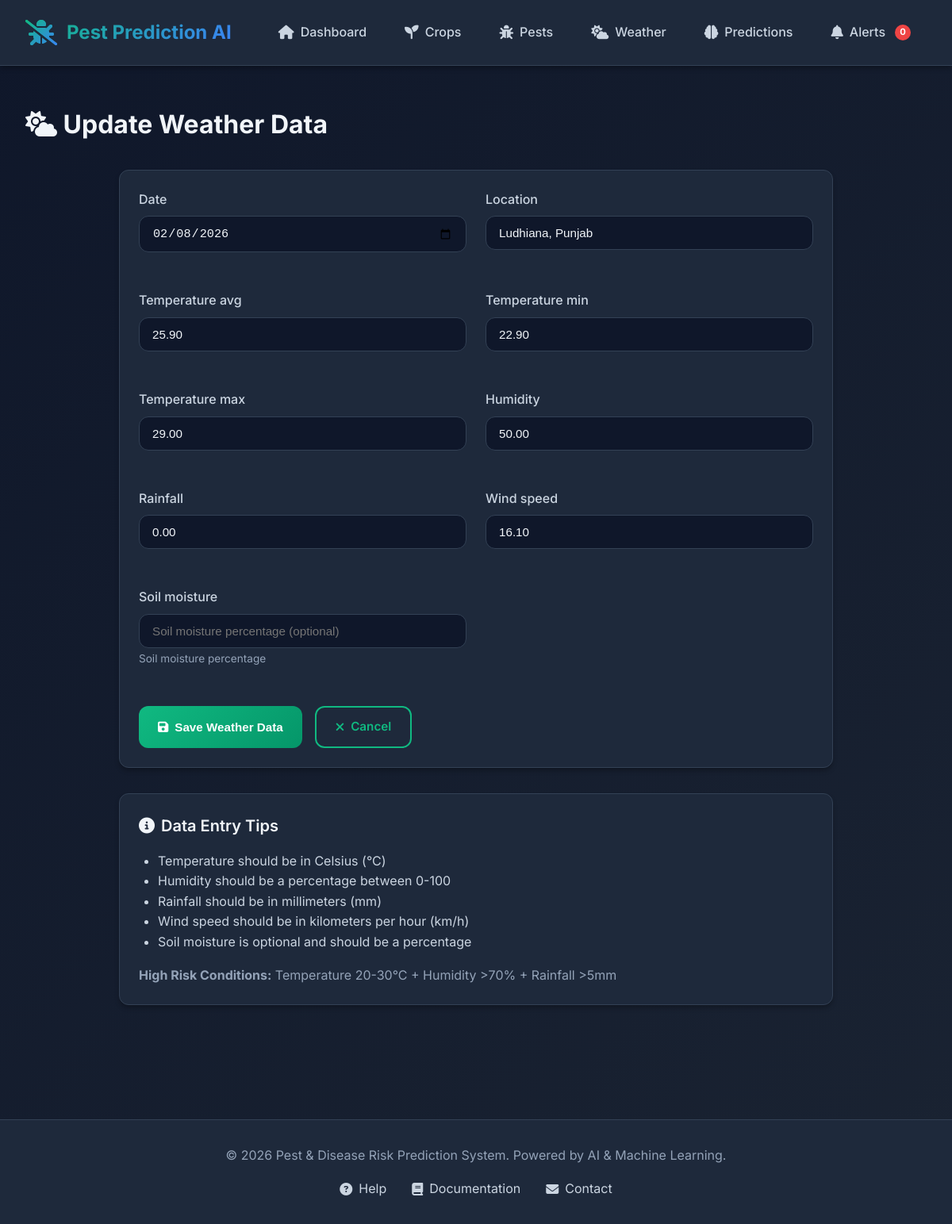
Screenshot of /weather/896/update/ with the database file from the repository.
### weather/models.py (models this page shows, shortened)
class WeatherData(models.Model):
    date = models.DateField(default=timezone.now)
    location = models.CharField(max_length=200)
    temperature_avg = models.DecimalField(max_digits=5, decimal_places=2)
    temperature_min = models.DecimalField(max_digits=5, decimal_places=2, null=True, blank=True)
    temperature_max = models.DecimalField(max_digits=5, decimal_places=2, null=True, blank=True)
    humidity = models.DecimalField(max_digits=5, decimal_places=2)
    rainfall = models.DecimalField(max_digits=8, decimal_places=2, default=0)
    wind_speed = models.DecimalField(max_digits=6, decimal_places=2, default=0)
    soil_moisture = models.DecimalField(max_digits=5, decimal_places=2, null=True, blank=True, help_text="Soil moisture percentage")
    created_at = models.DateTimeField(auto_now_add=True)
    updated_at = models.DateTimeField(auto_now=True)
    class Meta:
        ordering = ['-date']
        unique_together = ['date', 'location']

### weather/views.py (the view)
# urls.py: path('<int:pk>/update/', views.weather_update, name='weather_update'),
def weather_update(request, pk):
    weather = get_object_or_404(WeatherData, pk=pk)
    if request.method == 'POST':
        form = WeatherDataForm(request.POST, instance=weather)
        if form.is_valid():
            form.save()
            messages.success(request, 'Weather data updated successfully!')
            return redirect('weather:weather_dashboard')
    else:
        form = WeatherDataForm(instance=weather)
    return render(request, 'weather/weather_form.html', {
        'form': form,
        'action': 'Update',
        'weather': weather
    })

### templates/weather/weather_form.html (shortened to what this page needs)
{% extends 'base.html' %}
{% load static %}
{% block content %}
<div class="weather-form-page">
    <h1><i class="fas fa-cloud-sun"></i> {{ action }} Weather Data</h1>
    <div class="card" style="max-width: 900px; margin: 2rem auto;">
        <div class="card-body">
            <form method="post">
                <div class="grid grid-2">
                    {% for field in form %}
                        <div class="form-group">
                            <label class="form-label">{{ field.label }}</label>
                            {{ field }}
                            {% if field.help_text %}
                                <small style="color: var(--text-muted); font-size: 0.85rem;">{{ field.help_text }}</small>
                            {% endif %}
                        </div>
                    {% endfor %}
                </div>
                <div class="flex gap-2 mt-3">
                    <button type="submit" class="btn btn-primary">
                        <i class="fas fa-save"></i> Save Weather Data
                    </button>
                    <a href="{% url 'weather:weather_dashboard' %}" class="btn btn-outline">
                        <i class="fas fa-times"></i> Cancel
                    </a>
                </div>
            </form>
        </div>
    </div>
    <div class="card" style="max-width: 900px; margin: 2rem auto;">
        <div class="card-header">
            <i class="fas fa-info-circle"></i> Data Entry Tips
        </div>
        <div class="card-body">
            <ul style="color: var(--text-secondary); padding-left: 1.5rem;">
                <li>Temperature should be in Celsius (°C)</li>
                <li>Humidity should be a percentage between 0-100</li>
                <li>Rainfall should be in millimeters (mm)</li>
                <li>Wind speed should be in kilometers per hour (km/h)</li>
                <li>Soil moisture is optional and should be a percentage</li>
            </ul>
            <p style="color: var(--text-muted); margin-top: 1rem;">
                <strong>High Risk Conditions:</strong> Temperature 20-30°C + Humidity >70% + Rainfall >5mm
            </p>
        </div>
    </div>
</div>
{% endblock %}

### static/css/style.css (style rules this page uses)
:root { --primary-color: #10b981; --primary-dark: #059669; --secondary-color: #3b82f6; --danger-color: #ef4444; --warning-color: #f59e0b; --success-color: #10b981; --info-color: #3b82f6; --bg-primary: #0f172a; --bg-secondary: #1e293b; --bg-card: #1e293b; --bg-hover: #334155; --text-primary: #f1f5f9; --text-secondary: #cbd5e1; --text-muted: #94a3b8; --border-color: #334155; --shadow: 0 4px 6px -1px rgba(0, 0, 0, 0.3); --shadow-lg: 0 10px 15px -3px rgba(0, 0, 0, 0.4); --radius: 12px; --transition: all 0.3s cubic-bezier(0.4, 0, 0.2, 1); }
* { margin: 0; padding: 0; box-sizing: border-box; }
body { font-family: 'Inter', -apple-system, BlinkMacSystemFont, 'Segoe UI', sans-serif; background: linear-gradient(135deg, var(--bg-primary) 0%, #1a2332 100%); color: var(--text-primary); line-height: 1.6; min-height: 100vh; }
a { text-decoration: none; color: inherit; transition: var(--transition); }
.card { background: var(--bg-card); border-radius: var(--radius); padding: 1.5rem; box-shadow: var(--shadow); border: 1px solid var(--border-color); transition: var(--transition); }
.card-header { font-size: 1.25rem; font-weight: 600; margin-bottom: 1rem; color: var(--text-primary); display: flex; align-items: center; gap: 0.5rem; }
.card-body { color: var(--text-secondary); }
.grid { display: grid; gap: 1.5rem; }
.grid-2 { grid-template-columns: repeat(auto-fit, minmax(300px, 1fr)); }
.btn { padding: 0.75rem 1.5rem; border-radius: var(--radius); border: none; font-weight: 600; cursor: pointer; transition: var(--transition); display: inline-flex; align-items: center; gap: 0.5rem; font-size: 0.95rem; }
.btn-primary { background: linear-gradient(135deg, var(--primary-color), var(--primary-dark)); color: white; }
.btn-outline { background: transparent; border: 2px solid var(--primary-color); color: var(--primary-color); }
.form-group { margin-bottom: 1.5rem; }
.form-label { display: block; margin-bottom: 0.5rem; color: var(--text-secondary); font-weight: 500; }
.form-control { width: 100%; padding: 0.75rem 1rem; background: var(--bg-primary); border: 1px solid var(--border-color); border-radius: var(--radius); color: var(--text-primary); font-size: 0.95rem; transition: var(--transition); }
.mt-3 { margin-top: 1.5rem; }
.flex { display: flex; }
.gap-2 { gap: 1rem; }

### rows the page displays
WeatherData: form "02/08/2026" "Ludhiana, Punjab" "25.90" "22.90" "29.00" "50.00" "0.00" "16.10"

### other values shown
{{ action }} "Update"
{{ field.label }} "Date" "Location" "Temperature avg" "Temperature min" "Temperature max" "Humidity" "Rainfall" "Wind speed" "Soil moisture"
{{ field.help_text }} "Soil moisture percentage"
